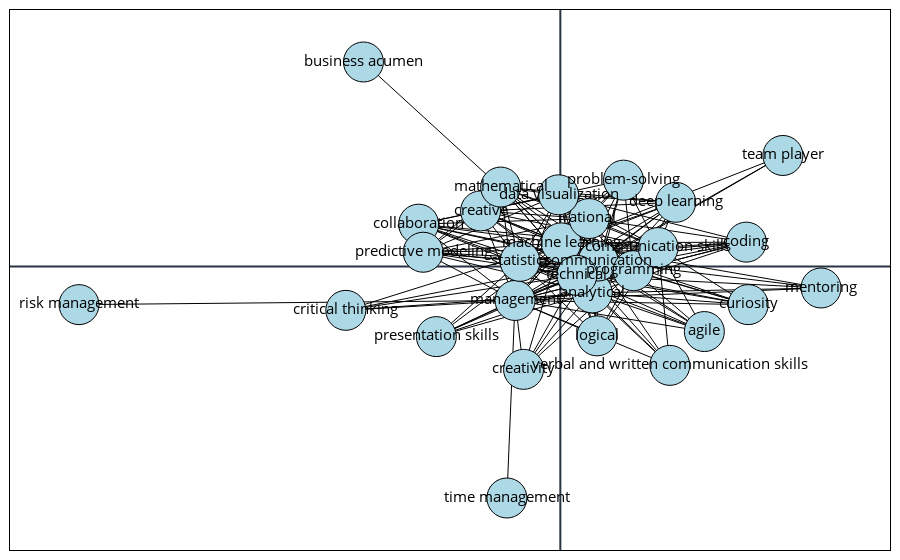

Write notebook code for a chart like this one.
### Code cell
fig = networkGraph(total_word_cooccurrence, article_terms.all_traits_skills, min_nr_links=500)
fig.show()

### Figure 1 — Plotly figure (JSON) as saved in the notebook; plotly's stock layout.template omitted (floating-point values rounded to 4 significant figures; data arrays with more than 128 entries replaced by an {"elided": "..."} marker saying what was removed)
{"data": [{"hoverinfo": "none", "line": {"color": "black", "width": 1}, "mode": "lines", "showlegend": false, "x": {"elided": "534 float values"}, "y": {"elided": "534 float values"}, "type": "scatter"}, {"hoverinfo": "none", "marker": {"color": "lightblue", "line": {"color": "black", "width": 1}, "size": 40}, "mode": "markers+text", "showlegend": false, "text": ["mentoring", "management", "analytical", "machine learning", "communication", "technical", "presentation skills", "programming", "statistics", "creative", "communication skills", "rational", "data visualization", "problem-solving", "curiosity", "collaboration", "creativity", "coding", "logical", "mathematical", "deep learning", "predictive modeling", "agile", "verbal and written communication skills", "time management", "risk management", "critical thinking", "business acumen", "team player"], "textfont": {"color": "black", "size": 15}, "x": [0.5086, -0.08836, 0.06239, 0.001571, 0.07376, 0.03227, -0.2419, 0.1423, -0.07866, -0.1556, 0.1908, 0.05631, -0.003346, 0.1233, 0.3665, -0.2765, -0.07178, 0.3629, 0.07168, -0.1165, 0.2252, -0.2677, 0.281, 0.2137, -0.1042, -0.9392, -0.4186, -0.3841, 0.4343], "y": [-0.09306, -0.147, -0.1143, 0.1018, 0.02331, -0.03855, -0.3031, -0.01841, 0.02187, 0.2396, 0.08158, 0.2068, 0.3092, 0.3726, -0.165, 0.1824, -0.4444, 0.1049, -0.2999, 0.3427, 0.2769, 0.06125, -0.2813, -0.4273, -1.0, -0.165, -0.1896, 0.8828, 0.4791], "type": "scatter"}], "layout": {"margin": {"b": 10, "l": 10, "pad": 0, "r": 10, "t": 10}, "paper_bgcolor": "white", "plot_bgcolor": "white", "xaxis": {"linecolor": "black", "mirror": true, "showgrid": false, "showticklabels": false}, "yaxis": {"linecolor": "black", "mirror": true, "showgrid": false, "showticklabels": false}}}
